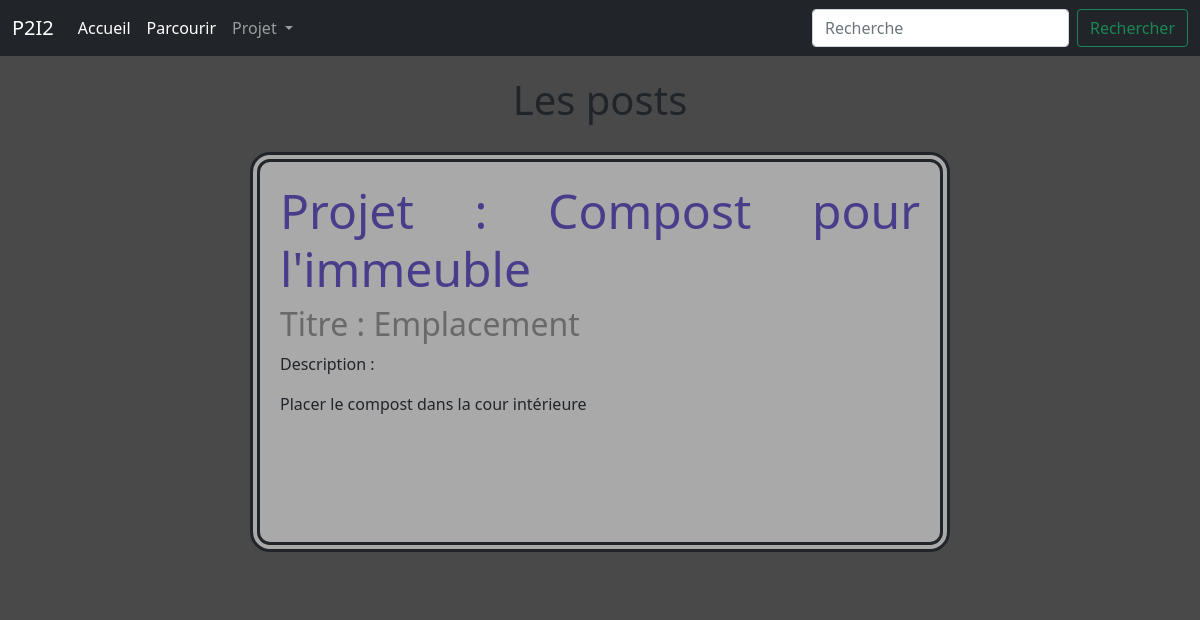
Before: / with the older database file.
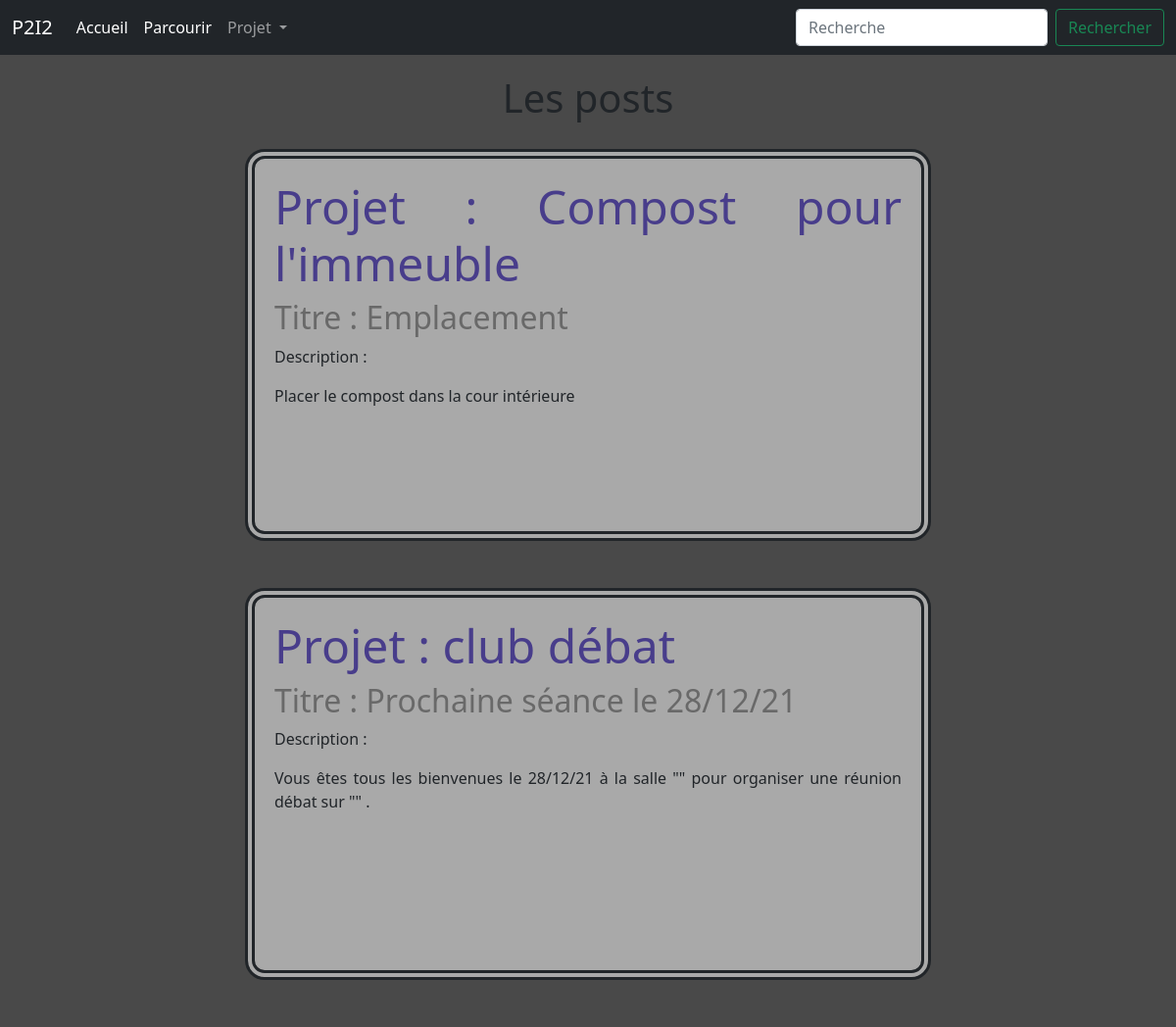
After: the same page with the newer database file.
### tables this page shows
CREATE TABLE posts (id_post INTEGER PRIMARY KEY AUTOINCREMENT, id_sub INTEGER, titre TEXT, description TEXT, date_creation DATE, ratio INTEGER, FOREIGN KEY(id_sub) REFERENCES "subs"(Numéro_projet));

CREATE TABLE "subs" (
	"Nom"	varchar NOT NULL,
	"Posté_par"	varchar NOT NULL,
	"Numéro_projet"	INTEGER NOT NULL UNIQUE,
	"Mots_clés"	text NOT NULL,
	"description"	TEXT NOT NULL,
	"création"	TEXT NOT NULL,
	PRIMARY KEY("Numéro_projet" AUTOINCREMENT)
);

### app.py (the view)
@app.route('/')
def accueil():
     query = "SELECT Nom,titre,posts.description FROM subs JOIN posts WHERE Numéro_projet = id_sub ORDER BY date_creation;"
     db = sqlite3.connect('database.db')
     cursor = db.cursor()
     cursor.execute(query)
     L = cursor.fetchall()
     db.close()
     return render_template('accueil.html',data = L)

### templates/accueil.html (shortened to what this page needs)
{% extends 'layout.html' %}
{% block content %}
<link rel="stylesheet" href='/static/styles/accueil.css' />
<body>
<h1> Les posts </h1>
    {% for item in data %}
        <div class = "box" >
            <h2>Projet : {{item[0]}} </h2>
            <h3>Titre : {{item[1]}}</h3>
            <p>Description : </p>
            <p>{{item[2]}}</p>
        </div>
        <h1></h1>
    {% endfor %}
</body>
{% endblock %}

### templates/layout.html (shortened to what this page needs)
<!DOCTYPE html>
<html lang="en">
<head>
  {% block head %}
    <link rel="stylesheet" href="/static/styles/stylehome.css" type="text/css">
    <link href="https://cdn.jsdelivr.net/npm/bootstrap@5.1.3/dist/css/bootstrap.min.css" rel="stylesheet">
  {% endblock %}
</head>
<body>
  <div id='navbar'>{% block navbar %}
    <nav class="navbar navbar-expand-lg navbar-dark bg-dark">
        <div class="container-fluid">
          <a class="navbar-brand" href="/">P2I2</a>
          <div class="collapse navbar-collapse" id="navbarSupportedContent">
            <ul class="navbar-nav me-auto mb-2 mb-lg-0">
              <li class="nav-item">
                <a class="nav-link active" aria-current="page" href="/">Accueil</a>
              </li>
              <li class="nav-item">
                <a class="nav-link active" aria-current="page" href="/parcourir">Parcourir</a>
              </li>
              <li class="nav-item dropdown">
                <a class="nav-link dropdown-toggle" href="#" id="navbarDropdown" role="button" data-bs-toggle="dropdown" aria-expanded="false">
                  Projet
                </a>
              </li>
            </ul>
            <form class="d-flex" action="/search" method="POST">
              <input class="form-control me-2" type="search" placeholder="Recherche" aria-label="Search" name='Search' required minlength="1">
              <input class="btn btn-outline-success" type="submit" value="Rechercher"></input>
            </form>
          </div>
        </div>
      </nav>
  {% endblock %}
  </div>
  <div id="content">{% block content %}{% endblock %}</div>
</body>
</html>

### static/styles/stylehome.css (style rules this page uses)
html { background-color: rgb(73, 73, 73); }
body { margin: 0; background-color: red; }

### static/styles/accueil.css (style rules this page uses)
body { background-color: rgb(73, 73, 73); }
h1 { text-align: center; background-color:rgb(73, 73, 73) ; padding : 20px; }
h2 { font-size: 3em ; color: darkslateblue; }
h3 { font-size: 2em; color :dimgray; }
.box { text-align: justify; padding :20px; width: 700px; height: 400px; background-color: darkgrey; display: flex; flex-direction: column; align-items: flex-start; margin:auto; border-radius: 20px; border-width: 10px; border-style: double; }

Changed rows visible on the page:
added posts: Nom "club débat", titre "Prochaine séance le 28/12/21", description "Vous êtes tous les bienvenues le 28/12/21 à la salle \"\" pour organiser une réunion débat sur \"\" ."
